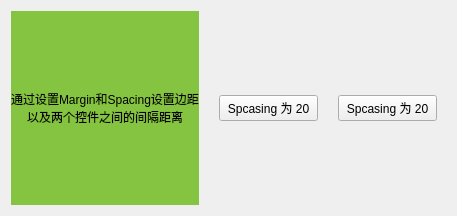
<?xml version="1.0" encoding="UTF-8"?>
<ui version="4.0">
 <class>HorizontalLayoutMargin</class>
 <widget class="QWidget" name="HorizontalLayoutMargin">
  <property name="geometry">
   <rect>
    <x>0</x>
    <y>0</y>
    <width>457</width>
    <height>216</height>
   </rect>
  </property>
  <property name="windowTitle">
   <string>Form</string>
  </property>
  <property name="styleSheet">
   <string notr="true">#VerticalLayoutMargin {
    background: #5aaadb;
}
#label {
    background: #85c440;
}</string>
  </property>
  <layout class="QHBoxLayout" name="horizontalLayout">
   <property name="spacing">
    <number>20</number>
   </property>
   <property name="rightMargin">
    <number>20</number>
   </property>
   <item>
    <widget class="QLabel" name="label">
     <property name="text">
      <string>通过设置Margin和Spacing设置边距
以及两个控件之间的间隔距离</string>
     </property>
     <property name="alignment">
      <set>Qt::AlignCenter</set>
     </property>
    </widget>
   </item>
   <item>
    <widget class="QPushButton" name="pushButton_2">
     <property name="text">
      <string>Spcasing 为 20</string>
     </property>
    </widget>
   </item>
   <item>
    <widget class="QPushButton" name="pushButton">
     <property name="text">
      <string>Spcasing 为 20</string>
     </property>
    </widget>
   </item>
  </layout>
 </widget>
 <resources/>
 <connections/>
</ui>
